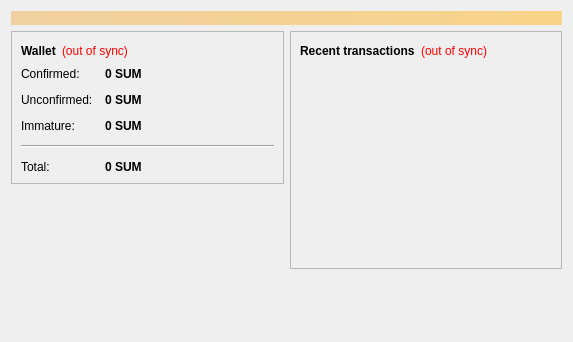
<?xml version="1.0" encoding="UTF-8"?>
<ui version="4.0">
 <class>OverviewPage</class>
 <widget class="QWidget" name="OverviewPage">
  <property name="geometry">
   <rect>
    <x>0</x>
    <y>0</y>
    <width>573</width>
    <height>342</height>
   </rect>
  </property>
  <property name="windowTitle">
   <string>Form</string>
  </property>
  <layout class="QVBoxLayout" name="topLayout">
   <item>
    <widget class="QLabel" name="labelAlerts">
     <property name="visible">
      <bool>false</bool>
     </property>
     <property name="styleSheet">
      <string notr="true">background-color: qlineargradient(x1: 0, y1: 0, x2: 1, y2: 0, stop:0 #F0D0A0, stop:1 #F8D488); color:#000000;</string>
     </property>
     <property name="wordWrap">
      <bool>true</bool>
     </property>
     <property name="margin">
      <number>3</number>
     </property>
    </widget>
   </item>
   <item>
    <layout class="QHBoxLayout" name="horizontalLayout" stretch="1,1">
     <item>
      <layout class="QVBoxLayout" name="verticalLayout_2">
       <item>
        <widget class="QFrame" name="frame">
         <property name="frameShape">
          <enum>QFrame::StyledPanel</enum>
         </property>
         <property name="frameShadow">
          <enum>QFrame::Raised</enum>
         </property>
         <layout class="QVBoxLayout" name="verticalLayout_4">
          <item>
           <layout class="QHBoxLayout" name="horizontalLayout_4">
            <item>
             <widget class="QLabel" name="label_5">
              <property name="font">
               <font>
                <weight>75</weight>
                <bold>true</bold>
               </font>
              </property>
              <property name="text">
               <string>Wallet</string>
              </property>
             </widget>
            </item>
            <item>
             <widget class="QLabel" name="labelWalletStatus">
              <property name="toolTip">
               <string>The displayed information may be out of date. Your wallet automatically synchronizes with the SUMMITZ network after a connection is established, but this process has not completed yet.</string>
              </property>
              <property name="styleSheet">
               <string notr="true">QLabel { color: red; }</string>
              </property>
              <property name="text">
               <string notr="true">(out of sync)</string>
              </property>
              <property name="alignment">
               <set>Qt::AlignLeading|Qt::AlignLeft|Qt::AlignVCenter</set>
              </property>
             </widget>
            </item>
            <item>
             <spacer name="horizontalSpacer_2">
              <property name="orientation">
               <enum>Qt::Horizontal</enum>
              </property>
              <property name="sizeHint" stdset="0">
               <size>
                <width>40</width>
                <height>20</height>
               </size>
              </property>
             </spacer>
            </item>
           </layout>
          </item>
          <item>
           <layout class="QFormLayout" name="formLayout_2">
            <property name="fieldGrowthPolicy">
             <enum>QFormLayout::AllNonFixedFieldsGrow</enum>
            </property>
            <property name="horizontalSpacing">
             <number>12</number>
            </property>
            <property name="verticalSpacing">
             <number>12</number>
            </property>
            <item row="0" column="0">
             <widget class="QLabel" name="label">
              <property name="text">
               <string>Confirmed:</string>
              </property>
             </widget>
            </item>
            <item row="0" column="1">
             <widget class="QLabel" name="labelBalance">
              <property name="font">
               <font>
                <weight>75</weight>
                <bold>true</bold>
               </font>
              </property>
              <property name="cursor">
               <cursorShape>IBeamCursor</cursorShape>
              </property>
              <property name="toolTip">
               <string>Your current spendable balance</string>
              </property>
              <property name="text">
               <string notr="true">0 SUM</string>
              </property>
              <property name="textInteractionFlags">
               <set>Qt::LinksAccessibleByMouse|Qt::TextSelectableByKeyboard|Qt::TextSelectableByMouse</set>
              </property>
             </widget>
            </item>
            <item row="1" column="0">
             <widget class="QLabel" name="label_3">
              <property name="text">
               <string>Unconfirmed:</string>
              </property>
             </widget>
            </item>
            <item row="1" column="1">
             <widget class="QLabel" name="labelUnconfirmed">
              <property name="font">
               <font>
                <weight>75</weight>
                <bold>true</bold>
               </font>
              </property>
              <property name="cursor">
               <cursorShape>IBeamCursor</cursorShape>
              </property>
              <property name="toolTip">
               <string>Total of transactions that have yet to be confirmed, and do not yet count toward the spendable balance</string>
              </property>
              <property name="text">
               <string notr="true">0 SUM</string>
              </property>
              <property name="textInteractionFlags">
               <set>Qt::LinksAccessibleByMouse|Qt::TextSelectableByKeyboard|Qt::TextSelectableByMouse</set>
              </property>
             </widget>
            </item>
            <item row="2" column="0">
             <widget class="QLabel" name="labelImmatureText">
              <property name="text">
               <string>Immature:</string>
              </property>
             </widget>
            </item>
            <item row="2" column="1">
             <widget class="QLabel" name="labelImmature">
              <property name="font">
               <font>
                <weight>75</weight>
                <bold>true</bold>
               </font>
              </property>
              <property name="toolTip">
               <string>Mined balance that has not yet matured</string>
              </property>
              <property name="text">
               <string notr="true">0 SUM</string>
              </property>
              <property name="textInteractionFlags">
               <set>Qt::LinksAccessibleByMouse|Qt::TextSelectableByKeyboard|Qt::TextSelectableByMouse</set>
              </property>
             </widget>
            </item>
            <item row="4" column="0">
             <widget class="QLabel" name="labelTotalText">
              <property name="text">
               <string>Total:</string>
              </property>
             </widget>
            </item>
            <item row="4" column="1">
             <widget class="QLabel" name="labelTotal">
              <property name="font">
               <font>
                <weight>75</weight>
                <bold>true</bold>
               </font>
              </property>
              <property name="cursor">
               <cursorShape>IBeamCursor</cursorShape>
              </property>
              <property name="toolTip">
               <string>Your current total balance</string>
              </property>
              <property name="text">
               <string notr="true">0 SUM</string>
              </property>
              <property name="textInteractionFlags">
               <set>Qt::LinksAccessibleByMouse|Qt::TextSelectableByKeyboard|Qt::TextSelectableByMouse</set>
              </property>
             </widget>
            </item>
            <item row="3" column="0" colspan="2">
             <widget class="Line" name="line">
              <property name="orientation">
               <enum>Qt::Horizontal</enum>
              </property>
             </widget>
            </item>
           </layout>
          </item>
         </layout>
        </widget>
       </item>
       <item>
        <spacer name="verticalSpacer">
         <property name="orientation">
          <enum>Qt::Vertical</enum>
         </property>
         <property name="sizeHint" stdset="0">
          <size>
           <width>20</width>
           <height>40</height>
          </size>
         </property>
        </spacer>
       </item>
      </layout>
     </item>
     <item>
      <layout class="QVBoxLayout" name="verticalLayout_3">
       <item>
        <widget class="QFrame" name="frame_2">
         <property name="frameShape">
          <enum>QFrame::StyledPanel</enum>
         </property>
         <property name="frameShadow">
          <enum>QFrame::Raised</enum>
         </property>
         <layout class="QVBoxLayout" name="verticalLayout">
          <item>
           <layout class="QHBoxLayout" name="horizontalLayout_2">
            <item>
             <widget class="QLabel" name="label_4">
              <property name="text">
               <string>&lt;b&gt;Recent transactions&lt;/b&gt;</string>
              </property>
             </widget>
            </item>
            <item>
             <widget class="QLabel" name="labelTransactionsStatus">
              <property name="toolTip">
               <string>The displayed information may be out of date. Your wallet automatically synchronizes with the SUMMITZ network after a connection is established, but this process has not completed yet.</string>
              </property>
              <property name="styleSheet">
               <string notr="true">QLabel { color: red; }</string>
              </property>
              <property name="text">
               <string notr="true">(out of sync)</string>
              </property>
              <property name="alignment">
               <set>Qt::AlignRight|Qt::AlignTrailing|Qt::AlignVCenter</set>
              </property>
             </widget>
            </item>
            <item>
             <spacer name="horizontalSpacer">
              <property name="orientation">
               <enum>Qt::Horizontal</enum>
              </property>
              <property name="sizeHint" stdset="0">
               <size>
                <width>40</width>
                <height>20</height>
               </size>
              </property>
             </spacer>
            </item>
           </layout>
          </item>
          <item>
           <widget class="QListView" name="listTransactions">
            <property name="styleSheet">
             <string notr="true">QListView { background: transparent; }</string>
            </property>
            <property name="frameShape">
             <enum>QFrame::NoFrame</enum>
            </property>
            <property name="verticalScrollBarPolicy">
             <enum>Qt::ScrollBarAlwaysOff</enum>
            </property>
            <property name="horizontalScrollBarPolicy">
             <enum>Qt::ScrollBarAlwaysOff</enum>
            </property>
            <property name="selectionMode">
             <enum>QAbstractItemView::NoSelection</enum>
            </property>
           </widget>
          </item>
         </layout>
        </widget>
       </item>
       <item>
        <spacer name="verticalSpacer_2">
         <property name="orientation">
          <enum>Qt::Vertical</enum>
         </property>
         <property name="sizeHint" stdset="0">
          <size>
           <width>20</width>
           <height>40</height>
          </size>
         </property>
        </spacer>
       </item>
      </layout>
     </item>
    </layout>
   </item>
  </layout>
 </widget>
 <resources/>
 <connections/>
</ui>
